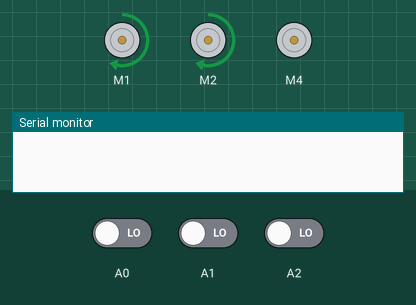
The sketch below on a simulated Arduino Uno, built with avr-gcc and run on an emulated ATmega328P. Parts: 3 × DC motor (green arrow = forward, orange = backward, longer = faster), the last lines printed to the serial monitor. The test bench sets the inputs (shaded band); at power-on: A0 LOW, A2 LOW, A1 LOW.

Above: at 0.8 s.
0.9 s: A0 driven HIGH
At 2.1 s:
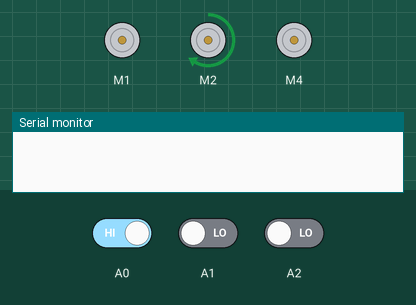
2.4 s: A2 driven HIGH
At 4.5 s:
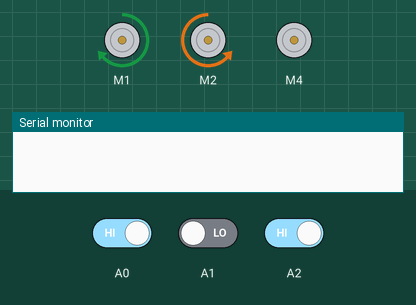
5.0 s: A1 driven HIGH
At 7.0 s:
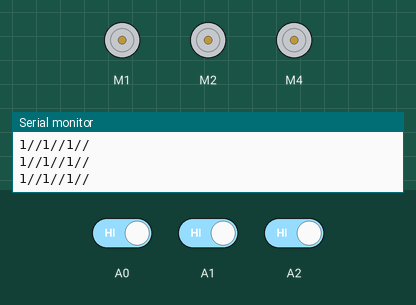
Timing chart, 0 to 8.5 s (numbered marks = the images above; inputs shaded):
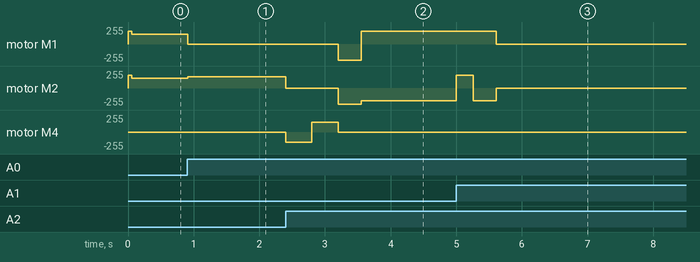

The sketch:

P5_Hammer.ino
```cpp
#include <AFMotor.h>
AF_DCMotor motorLeft(1);
AF_DCMotor motorRight(2);
AF_DCMotor motorHammer(4);
int dl, dr, dc;

///*** แก้โค๊ด ส่วนนี้ ****/////

int de=0 ;
int de2=200;
int spd = 150;
int spdturn = 170;
int spdUturn = 190;
int turndelay = 350;
int deback =  350;
int invertkickkock=1 ;
////////////////////////////////
void setup() {
  Serial.begin(9600);
  // md(120,120);
  go(de);
  uturn();
  go(de2);
  r();

}
void loop() {
  readsensor();
  showd();
}
```

drive.ino
```cpp
void md (int sl, int sr) {
  if (sl < 0) {
    motorLeft.run(BACKWARD);
    sl = -sl;
  } else {
    motorLeft.run(FORWARD);
  }
  if (sr < 0) {
    motorRight.run(BACKWARD);
    sr = -sr;
  } else {
    motorRight.run(FORWARD);
  }
  motorLeft.setSpeed(sl);
  motorRight.setSpeed(sr);
}
```

fn.ino
```cpp
bool ff = 1;
void go(int d) {
  md(190,190);
  delay(60);
  while (1) {
    readsensor();
    if (dc == 1) {
      delay(d);
      md(0, 0);
      break;
    } else if (dl == 1) {
      md(0, spdturn);
    } else if (dr == 1) {
      md(spdturn, 0);
    } else {
      if (ff) {
        md(spd, spd);delay(5);
        ff = 0;
      } else {
        md(50, 50);delay(5);
        ff = 1;
      }
    }
  }
}

void gap() {
  md(140, 140);
  delay(120);
}
void r() {
  md(spdUturn, -spdUturn);
  delay(turndelay);
  readsensor();
  while (dr == 0) { readsensor(); }
  md(0, 0);
}
void l() {
  md(-spdUturn, spdUturn);
  delay(turndelay);
  readsensor();
  while (dl == 0) { readsensor(); }
  md(0, 0);
}
void uturn() {
  if (invertkickkock) {
    kock();
    kick();
  } else {
    kick();
    kock();
  }
  md(-240, -240);
  delay(deback);
  r();
}
```

handfn.ino
```cpp
void kick() {
  motorHammer.setSpeed(150);
  motorHammer.run(FORWARD);
  delay(400);
  motorHammer.setSpeed(0);
}
void kock() {
  motorHammer.setSpeed(150);
  motorHammer.run(BACKWARD);
  delay(400);
  motorHammer.setSpeed(0);
}
```

sensor.ino
```cpp
void readsensor() {
  dl = digitalRead(A0);
  dr = digitalRead(A1);
  dc = digitalRead(A2);
}
void showd() {
  Serial.print(dl);
  Serial.print("//");
  Serial.print(dr);
  Serial.print("//");
  Serial.print(dc);
  Serial.println("//");
}
```

Measured:
- after the input at 2.4 s, motor M1: stopped → backward 240/255 after 0.80 s, → forward 190/255 0.35 s later; motor M2: forward 170/255 → stopped at once, → backward 240/255 0.80 s later, → backward 190/255 0.35 s later; motor M4: stopped → backward 150/255 at once, → forward 150/255 0.40 s later, → stopped 0.40 s later
- after the input at 5.0 s, motor M1: forward 190/255 → stopped after 0.61 s; motor M2: backward 190/255 → forward 190/255 at once, → backward 190/255 0.26 s later, → stopped 0.35 s later
